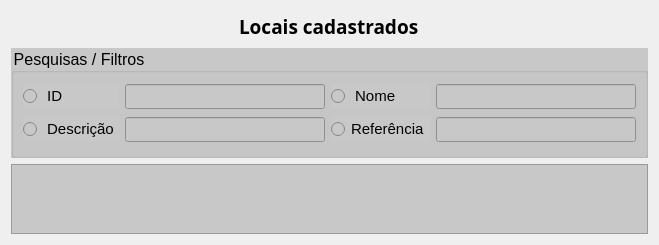
                <widget class="QWidget" name="locais_pesquisar_page">
                 <layout class="QVBoxLayout" name="verticalLayout_23">
                  <item alignment="Qt::AlignHCenter">
                   <widget class="QLabel" name="label_24">
                    <property name="minimumSize">
                     <size>
                      <width>111</width>
                      <height>31</height>
                     </size>
                    </property>
                    <property name="maximumSize">
                     <size>
                      <width>270</width>
                      <height>31</height>
                     </size>
                    </property>
                    <property name="font">
                     <font>
                      <family>Arial Black</family>
                      <pointsize>14</pointsize>
                      <weight>75</weight>
                      <bold>true</bold>
                     </font>
                    </property>
                    <property name="text">
                     <string>Locais cadastrados</string>
                    </property>
                   </widget>
                  </item>
                  <item>
                   <widget class="QGroupBox" name="groupBox_18">
                    <property name="minimumSize">
                     <size>
                      <width>0</width>
                      <height>110</height>
                     </size>
                    </property>
                    <property name="maximumSize">
                     <size>
                      <width>16777215</width>
                      <height>140</height>
                     </size>
                    </property>
                    <property name="font">
                     <font>
                      <pointsize>12</pointsize>
                     </font>
                    </property>
                    <property name="styleSheet">
                     <string notr="true">background-color: rgb(200, 200, 200);</string>
                    </property>
                    <property name="title">
                     <string>Pesquisas / Filtros</string>
                    </property>
                    <layout class="QGridLayout" name="gridLayout_40">
                     <item row="0" column="0">
                      <widget class="QRadioButton" name="rb_id_locais">
                       <property name="font">
                        <font>
                         <pointsize>11</pointsize>
                        </font>
                       </property>
                       <property name="text">
                        <string> ID</string>
                       </property>
                      </widget>
                     </item>
                     <item row="0" column="1">
                      <widget class="QLineEdit" name="locais_p_id_txt">
                       <property name="enabled">
                        <bool>true</bool>
                       </property>
                       <property name="minimumSize">
                        <size>
                         <width>200</width>
                         <height>25</height>
                        </size>
                       </property>
                       <property name="inputMask">
                        <string/>
                       </property>
                       <property name="readOnly">
                        <bool>true</bool>
                       </property>
                      </widget>
                     </item>
                     <item row="0" column="2">
                      <widget class="QRadioButton" name="rb_nome_locais">
                       <property name="font">
                        <font>
                         <pointsize>11</pointsize>
                        </font>
                       </property>
                       <property name="text">
                        <string> Nome</string>
                       </property>
                      </widget>
                     </item>
                     <item row="0" column="3">
                      <widget class="QLineEdit" name="locais_p_nome_txt">
                       <property name="enabled">
                        <bool>true</bool>
                       </property>
                       <property name="minimumSize">
                        <size>
                         <width>200</width>
                         <height>25</height>
                        </size>
                       </property>
                       <property name="readOnly">
                        <bool>true</bool>
                       </property>
                      </widget>
                     </item>
                     <item row="1" column="0">
                      <widget class="QRadioButton" name="rb_descricao_locais">
                       <property name="font">
                        <font>
                         <pointsize>11</pointsize>
                        </font>
                       </property>
                       <property name="text">
                        <string> Descrição</string>
                       </property>
                      </widget>
                     </item>
                     <item row="1" column="1">
                      <widget class="QLineEdit" name="locais_p_descricao_txt">
                       <property name="enabled">
                        <bool>true</bool>
                       </property>
                       <property name="minimumSize">
                        <size>
                         <width>200</width>
                         <height>25</height>
                        </size>
                       </property>
                       <property name="readOnly">
                        <bool>true</bool>
                       </property>
                      </widget>
                     </item>
                     <item row="1" column="2">
                      <widget class="QRadioButton" name="rb_referencia_locais">
                       <property name="font">
                        <font>
                         <pointsize>11</pointsize>
                        </font>
                       </property>
                       <property name="text">
                        <string>Referência</string>
                       </property>
                      </widget>
                     </item>
                     <item row="1" column="3">
                      <widget class="QLineEdit" name="locais_p_referencia_txt">
                       <property name="enabled">
                        <bool>true</bool>
                       </property>
                       <property name="minimumSize">
                        <size>
                         <width>200</width>
                         <height>25</height>
                        </size>
                       </property>
                       <property name="readOnly">
                        <bool>true</bool>
                       </property>
                      </widget>
                     </item>
                    </layout>
                   </widget>
                  </item>
                  <item>
                   <widget class="QTableWidget" name="locais_tabela">
                    <property name="enabled">
                     <bool>true</bool>
                    </property>
                    <property name="maximumSize">
                     <size>
                      <width>100000</width>
                      <height>16777215</height>
                     </size>
                    </property>
                    <property name="styleSheet">
                     <string notr="true">background-color: rgb(200, 200, 200);</string>
                    </property>
                    <property name="sizeAdjustPolicy">
                     <enum>QAbstractScrollArea::AdjustToContents</enum>
                    </property>
                    <property name="editTriggers">
                     <set>QAbstractItemView::NoEditTriggers</set>
                    </property>
                    <property name="tabKeyNavigation">
                     <bool>false</bool>
                    </property>
                    <property name="showDropIndicator" stdset="0">
                     <bool>false</bool>
                    </property>
                    <property name="dragDropOverwriteMode">
                     <bool>false</bool>
                    </property>
                    <property name="alternatingRowColors">
                     <bool>true</bool>
                    </property>
                    <property name="selectionMode">
                     <enum>QAbstractItemView::SingleSelection</enum>
                    </property>
                    <property name="selectionBehavior">
                     <enum>QAbstractItemView::SelectRows</enum>
                    </property>
                    <property name="sortingEnabled">
                     <bool>false</bool>
                    </property>
                    <property name="wordWrap">
                     <bool>false</bool>
                    </property>
                    <property name="cornerButtonEnabled">
                     <bool>false</bool>
                    </property>
                    <property name="rowCount">
                     <number>0</number>
                    </property>
                    <property name="columnCount">
                     <number>4</number>
                    </property>
                    <attribute name="horizontalHeaderVisible">
                     <bool>false</bool>
                    </attribute>
                    <attribute name="horizontalHeaderHighlightSections">
                     <bool>false</bool>
                    </attribute>
                    <attribute name="horizontalHeaderShowSortIndicator" stdset="0">
                     <bool>false</bool>
                    </attribute>
                    <attribute name="verticalHeaderVisible">
                     <bool>false</bool>
                    </attribute>
                    <attribute name="verticalHeaderHighlightSections">
                     <bool>false</bool>
                    </attribute>
                    <column>
                     <property name="text">
                      <string>ID</string>
                     </property>
                    </column>
                    <column>
                     <property name="text">
                      <string>Nome</string>
                     </property>
                    </column>
                    <column>
                     <property name="text">
                      <string>Descrição</string>
                     </property>
                    </column>
                    <column>
                     <property name="text">
                      <string>Referencia</string>
                     </property>
                    </column>
                   </widget>
                  </item>
                 </layout>
                </widget>
